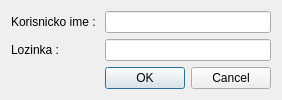
<?xml version="1.0" encoding="UTF-8"?>
<ui version="4.0">
 <class>Dialog</class>
 <widget class="QDialog" name="Dialog">
  <property name="geometry">
   <rect>
    <x>0</x>
    <y>0</y>
    <width>260</width>
    <height>95</height>
   </rect>
  </property>
  <property name="windowTitle">
   <string>Kontrola mjerenja - Log in</string>
  </property>
  <layout class="QGridLayout" name="gridLayout">
   <item row="0" column="0">
    <widget class="QLabel" name="label">
     <property name="text">
      <string>Korisnicko ime : </string>
     </property>
    </widget>
   </item>
   <item row="1" column="0">
    <widget class="QLabel" name="label_2">
     <property name="text">
      <string>Lozinka : </string>
     </property>
    </widget>
   </item>
   <item row="0" column="1">
    <widget class="QLineEdit" name="LEUser"/>
   </item>
   <item row="1" column="1">
    <widget class="QLineEdit" name="LEPass">
     <property name="echoMode">
      <enum>QLineEdit::Password</enum>
     </property>
    </widget>
   </item>
   <item row="2" column="1">
    <widget class="QDialogButtonBox" name="buttonBox">
     <property name="orientation">
      <enum>Qt::Horizontal</enum>
     </property>
     <property name="standardButtons">
      <set>QDialogButtonBox::Cancel|QDialogButtonBox::Ok</set>
     </property>
    </widget>
   </item>
  </layout>
 </widget>
 <resources/>
 <connections>
  <connection>
   <sender>buttonBox</sender>
   <signal>accepted()</signal>
   <receiver>Dialog</receiver>
   <slot>accept()</slot>
   <hints>
    <hint type="sourcelabel">
     <x>248</x>
     <y>254</y>
    </hint>
    <hint type="destinationlabel">
     <x>157</x>
     <y>274</y>
    </hint>
   </hints>
  </connection>
  <connection>
   <sender>buttonBox</sender>
   <signal>rejected()</signal>
   <receiver>Dialog</receiver>
   <slot>reject()</slot>
   <hints>
    <hint type="sourcelabel">
     <x>316</x>
     <y>260</y>
    </hint>
    <hint type="destinationlabel">
     <x>286</x>
     <y>274</y>
    </hint>
   </hints>
  </connection>
 </connections>
</ui>
